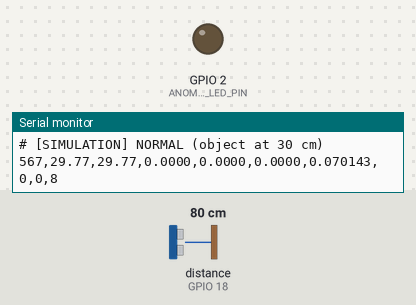
A program run on a simulated ESP32. Parts: output pins drawn as LEDs (lit = HIGH), the last lines printed to the serial monitor. Wiring (inferred from the names in the program): ultrasonic range finder: trigger GPIO 5; echo GPIO 18. The test bench sets the inputs (shaded band); at power-on: distance to the obstacle (sensor on GPIO 18) 80 cm. The echo pulse lasts 58.3 µs per cm; random numbers use the default seed unless the program sets one; pins used as bus, display or sensor lines are not drawn.

Above: at 0.6 s.
At 111.2 s:
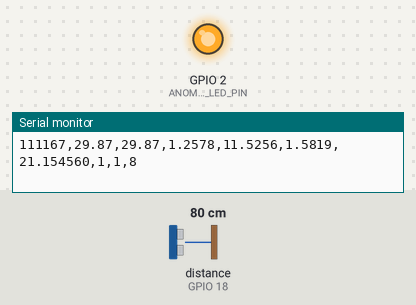
Timing chart, 0 to 123.3 s (numbered marks = the images above):
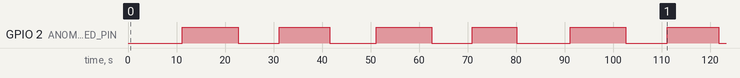

The program:

main.cpp
```cpp
#include <Arduino.h>
#include "sensor.h"
#include "preprocess.h"
#include "inference.h"
#include "model_data.h"

// ── Build options (set in platformio.ini) ─────────────────────────────────────

#ifndef LOG_RAW
#define LOG_RAW 0          // 1 = print raw readings only (record training data with capture_serial.py)
#endif
#ifndef CPU_FREQ_MHZ
#define CPU_FREQ_MHZ 80    // the workload uses <1 % of an 80 MHz core
#endif
static_assert(CPU_FREQ_MHZ == 80 || CPU_FREQ_MHZ == 160 || CPU_FREQ_MHZ == 240,
              "CPU_FREQ_MHZ must be 80, 160 or 240 (lower clocks slow the APB/UART)");

// ── Config ────────────────────────────────────────────────────────────────────

#define SERIAL_BAUD      115200
#define SAMPLE_INTERVAL  MODEL_SAMPLE_INTERVAL_MS   // from training - must match
#define ANOMALY_LED_PIN  2                          // onboard LED: alarm or sensor fault
#define SUMMARY_INTERVAL 60000                      // ms between summaries

// ── Globals (all static allocation - no heap use anywhere) ──────────────────

SensorManager      sensors;
SignalPreprocessor preproc;
InferenceEngine    engine;
AlarmFilter        alarm_filter;

struct Stats {
    uint32_t readings = 0, invalid = 0, spikes = 0, anomalous = 0, alarms = 0, faults = 0;
    uint32_t inferences = 0;
    float    avg_us = 0, min_us = 1e9f, max_us = 0;

    void add_inference(uint32_t us) {
        inferences++;
        avg_us += (us - avg_us) / inferences;
        if (us < min_us) min_us = us;
        if (us > max_us) max_us = us;
    }

    void print(const PowerReading& p) const {
        Serial.println("# ── Summary ─────────────────────────────────────");
        Serial.printf("#   readings %lu | invalid %lu (%.1f%%) | spikes removed %lu\n",
            (unsigned long)readings, (unsigned long)invalid,
            readings ? 100.0f * invalid / readings : 0.0f, (unsigned long)spikes);
        Serial.printf("#   anomalous samples %lu | alarms raised %lu | sensor faults %lu\n",
            (unsigned long)anomalous, (unsigned long)alarms, (unsigned long)faults);
        Serial.printf("#   inference avg %.1f us (min %.0f / max %.0f) @ %lu MHz\n",
            avg_us, min_us, max_us, (unsigned long)getCpuFrequencyMhz());
        Serial.printf("#   power ~%.0f mW%s | free heap %lu B\n", p.power_mW,
            p.available ? "" : " (datasheet estimate)", (unsigned long)ESP.getFreeHeap());
    }
} stats;

// ── Setup ─────────────────────────────────────────────────────────────────────

void setup() {
    // Lower the clock first so the UART baud rate is configured for it
    setCpuFrequencyMhz(CPU_FREQ_MHZ);

    Serial.begin(SERIAL_BAUD);
    delay(500);

    Serial.println("\n╔══════════════════════════════════════════╗");
    Serial.println("║  ESP32 HC-SR04 TinyML Anomaly Detector  ║");
    Serial.println("╚══════════════════════════════════════════╝\n");
    Serial.printf("[System] Chip %s rev%d | CPU %lu MHz | free heap %lu B\n",
        ESP.getChipModel(), ESP.getChipRevision(),
        (unsigned long)getCpuFrequencyMhz(), (unsigned long)ESP.getFreeHeap());
    Serial.printf("[System] Mode: %s sensor, %s log\n",
        SENSOR_SIMULATION ? "SIMULATED" : "REAL", LOG_RAW ? "RAW" : "FEATURE");

    pinMode(ANOMALY_LED_PIN, OUTPUT);
    digitalWrite(ANOMALY_LED_PIN, LOW);

    sensors.begin();

    Serial.printf("[Model] threshold %.6f | Hampel-%d, window %d, %d ms period | "
                  "alarm %d on / %d off, fault after %d invalid\n",
        InferenceEngine::threshold(), MODEL_HAMPEL_SIZE, MODEL_WINDOW_SIZE,
        MODEL_SAMPLE_INTERVAL_MS, MODEL_ALARM_ON_COUNT, MODEL_ALARM_OFF_COUNT,
        MODEL_FAULT_INVALID_COUNT);

    // Everything after this header is CSV; status lines start with '#'
    Serial.println(LOG_RAW
        ? "timestamp_ms,distance_cm"
        : "timestamp_ms,raw_cm,filtered_cm,jitter,rate_of_change,variance,mse,anomaly,alarm,inference_us");
}

// ── Loop ──────────────────────────────────────────────────────────────────────

void loop() {
    static uint32_t next_ms      = millis();
    static uint32_t last_summary = millis();
    static bool     was_fault    = false;

    // Sleep until the next sample slot. delay() yields to FreeRTOS, whose idle
    // task halts the core (WAITI) - far less power than spinning on millis().
    const int32_t wait = (int32_t)(next_ms - millis());
    if (wait > 0) delay(wait);
    next_ms += SAMPLE_INTERVAL;
    if ((int32_t)(millis() - next_ms) >= 0) next_ms = millis() + SAMPLE_INTERVAL;  // overran: resync

    // 1. Acquire (raw, uncleaned)
    const RawReading raw = sensors.read();
    stats.readings++;
#if LOG_RAW
    Serial.printf("%lu,%.2f\n", (unsigned long)raw.timestamp_ms, raw.distance_cm);
#endif

    // 2. Clean + extract features (identical to training)
    Features f;
    const bool valid = preproc.push(raw.distance_cm, raw.timestamp_ms, f);
    const bool fault = preproc.sensor_fault();
    if (fault != was_fault) {
        if (fault) stats.faults++;
        Serial.println(fault ? "# [Sensor] FAULT: no valid echo for ~1 s "
                               "(blocked, unplugged or object far away)"
                             : "# [Sensor] valid echoes restored");
        was_fault = fault;
    }

    if (!valid) {
        stats.invalid++;
        digitalWrite(ANOMALY_LED_PIN, (alarm_filter.active() || fault) ? HIGH : LOW);
    } else {
        if (f.filtered_cm != raw.distance_cm) stats.spikes++;   // Hampel replaced this reading

        // 3. Inference (timed)
        const uint32_t t0 = micros();
        const InferenceResult r = engine.run(f);
        const uint32_t us = micros() - t0;
        stats.add_inference(us);

        // 4. Decision: debounced alarm drives the LED
        const bool was_alarm = alarm_filter.active();
        const bool alarm     = alarm_filter.update(r.is_anomaly);
        if (r.is_anomaly) stats.anomalous++;
        if (alarm && !was_alarm) stats.alarms++;
        digitalWrite(ANOMALY_LED_PIN, alarm ? HIGH : LOW);

#if !LOG_RAW
        Serial.printf("%lu,%.2f,%.2f,%.4f,%.4f,%.4f,%.6f,%d,%d,%lu\n",
            (unsigned long)raw.timestamp_ms, raw.distance_cm, f.filtered_cm,
            f.jitter, f.rate_of_change, f.variance, r.reconstruction_mse,
            r.is_anomaly ? 1 : 0, alarm ? 1 : 0, (unsigned long)us);
#endif
    }

    if ((uint32_t)(millis() - last_summary) >= SUMMARY_INTERVAL) {
        last_summary = millis();
        stats.print(sensors.read_power());
    }
}
```

inference.h
```cpp
#pragma once
// Pure-C++ autoencoder inference + alarm debounce (no Arduino dependency).
// Weights/threshold come from model_weights.h / model_data.h (generated by train.py).
//
// Cost per inference: 96 multiply-accumulates + 4 expf. Flash: 472 B of weights.
// RAM: ~100 B of stack, no heap.

#include <stdint.h>
#include "preprocess.h"   // Features

struct InferenceResult {
    float input[4];            // normalized features
    float reconstructed[4];    // autoencoder output
    float reconstruction_mse;
    bool  is_anomaly;          // this single sample is above the threshold
};

class InferenceEngine {
public:
    InferenceResult run(const Features& f) const;
    static float threshold();
};

// Debounce: ALARM_ON_COUNT anomalous samples in a row raise the alarm,
// ALARM_OFF_COUNT normal samples in a row clear it. Mirrors pipeline.py:AlarmFilter.
class AlarmFilter {
public:
    bool update(bool is_anomaly);
    bool active() const { return active_; }

private:
    bool    active_ = false;
    uint8_t over_   = 0;
    uint8_t under_  = 0;
};
```

model_data.h
```cpp
// Auto-generated by train.py - DO NOT EDIT
// Ultrasonic anomaly detector - on-device pipeline settings, threshold, normalization
#pragma once

// ── On-device signal pipeline (the model was trained on exactly this) ──
#define MODEL_SAMPLE_INTERVAL_MS  200
#define MODEL_VALID_MIN_CM        2.0f
#define MODEL_VALID_MAX_CM        400.0f
#define MODEL_HAMPEL_SIZE         7
#define MODEL_HAMPEL_K_MAD        4.4478f
#define MODEL_HAMPEL_MIN_CM       1.0f
#define MODEL_WINDOW_SIZE         8
#define MODEL_MAX_GAP_MS          1000
#define MODEL_ALARM_ON_COUNT      3
#define MODEL_ALARM_OFF_COUNT     3
#define MODEL_FAULT_INVALID_COUNT 5

// Reconstruction-MSE above this value => anomalous sample
const float ANOMALY_THRESHOLD = 0.664994597f;

// Normalization: x_norm = (x - NORM_MIN) * NORM_SCALE
// (training max: 31.5700, 0.4218, 6.3184, 0.1779)
const float NORM_MIN[4]   = {29.1000004f, 0.0f, 0.0f, 0.0f};
const float NORM_SCALE[4] = {0.40485841f, 2.37056017f, 0.158267722f, 5.61955643f};

// Feature indices
#define FEAT_DISTANCE       0   // filtered distance, cm
#define FEAT_JITTER         1   // std dev over window
#define FEAT_RATE_OF_CHANGE 2   // |delta| per second
#define FEAT_VARIANCE       3   // variance over window
```

model_weights.h
```cpp
// Auto-generated by train.py - DO NOT EDIT
// Autoencoder 4-8-2-8-4. Kernels are row-major [in][out] (Keras Dense layout).
#pragma once

#define WEIGHTS_ENC1 {0.376906425f, 0.103749625f, -0.199813128f, 0.508812368f, -0.480052888f, 0.349000722f, 0.545299232f, -0.35492444f, -0.0870357305f, 0.0640332773f, -0.584892869f, -0.195584655f, 0.767554343f, 0.0853528157f, -0.110375263f, 0.486021399f, -0.790291429f, -0.547008336f, 0.0201406479f, -0.72347194f, -0.560065031f, 0.604416668f, 0.484555155f, -0.238849506f, 0.395308971f, -0.644772053f, -0.0533365011f, -0.0249249339f, 0.194524392f, -0.304865241f, -0.521156549f, 0.797526181f}
#define BIAS_ENC1 {-0.126308933f, -0.123774223f, 0.0f, -0.124326512f, 0.11439383f, 0.132332698f, -0.11757189f, 0.113262326f}
#define WEIGHTS_ENC2 {0.616730094f, -0.13910225f, 0.296748281f, 0.265488833f, 0.489544034f, -0.590740263f, 0.183308274f, -0.0670956895f, -0.755920172f, -0.350772291f, -0.565254629f, -0.0802583694f, 0.0521940477f, 0.11079511f, -0.106270827f, -0.811114967f}
#define BIAS_ENC2 {-0.127148673f, -0.106972262f}
#define WEIGHTS_DEC1 {0.440631062f, -0.035774231f, -0.182383597f, -0.350966901f, -0.163618445f, 0.436581075f, -0.640548706f, -0.0964568853f, -0.757847369f, -0.602021694f, -0.249962211f, 0.332779378f, -0.259637296f, 0.663258731f, 0.23241736f, -0.320902079f}
#define BIAS_DEC1 {-0.102124609f, 0.0f, 0.0f, 0.69534719f, 0.0f, -0.125448376f, 0.184296623f, 0.0f}
#define WEIGHTS_DEC2 {0.458219349f, 0.161296785f, -0.116025202f, 0.1472314f, 0.5083552f, 0.268727601f, 0.520367444f, 0.557737529f, -0.434266448f, 0.253988028f, -0.369211107f, 0.33773464f, -0.170501173f, -0.198255837f, -1.11443186f, -1.05699074f, -0.359345704f, -0.0291942954f, 0.560082853f, -0.197226524f, 0.0619250648f, -0.208562449f, 0.524959266f, 0.365147769f, -0.445511639f, 0.0022721542f, -0.285791487f, -1.08085883f, 0.680465281f, 0.0517900586f, 0.424663246f, -0.052613616f}
#define BIAS_DEC2 {-0.104813874f, -0.155018613f, -0.711196005f, -0.400491744f}
```

preprocess.h
```cpp
#pragma once
// On-device signal cleaning + feature extraction.
//
// Pure C++ (no Arduino dependency) so it can be compiled and checked on a PC
// (firmware/test_host/host_check.cpp). Mirrored line-for-line by
// training/pipeline.py:Preprocessor; the parameters come from model_data.h,
// which train.py generates, so device and training can't drift apart.
//
//   raw reading ─▶ validity gate ─▶ gap reset ─▶ Hampel spike filter ─▶ window features
//
// Hampel filter: a reading is replaced by the median of the last N readings only
// if it deviates from that median by more than K·MAD (and HAMPEL_MIN_CM). Isolated
// ghost echoes are removed, but a real oscillation passes through - a plain
// median filter would cancel any vibration faster than its window.
//
// Cost per sample: two 7-element insertion sorts + ~40 float ops (a few µs).
// RAM: ~70 bytes. No heap.

#include <stdint.h>
#include "model_data.h"

static_assert(MODEL_HAMPEL_SIZE % 2 == 1 && MODEL_HAMPEL_SIZE <= 15,
              "MODEL_HAMPEL_SIZE must be odd and small");
static_assert(MODEL_WINDOW_SIZE >= 2 && MODEL_WINDOW_SIZE <= 255,
              "MODEL_WINDOW_SIZE out of range");

// Model input (one row per valid reading)
struct Features {
    float filtered_cm;      // spike-filtered distance
    float jitter;           // std dev of the filtered window
    float rate_of_change;   // |delta filtered| per second
    float variance;         // variance of the filtered window
};

class SignalPreprocessor {
public:
    // Feed one raw reading (distance_cm < 0 = no echo).
    // Returns true and fills `out` for a valid reading. Returns false for an
    // invalid one (timeout, blind zone, over-range, NaN), which is discarded.
    bool push(float raw_cm, uint32_t ts_ms, Features& out);

    // Forget all history (called automatically after a long gap).
    void reset();

    // Consecutive invalid readings; >= MODEL_FAULT_INVALID_COUNT means sensor fault.
    uint16_t invalid_streak() const { return invalid_streak_; }
    bool     sensor_fault()   const { return invalid_streak_ >= MODEL_FAULT_INVALID_COUNT; }

private:
    float    buf_[MODEL_HAMPEL_SIZE] = {};      // circular: last valid raw readings
    uint8_t  buf_head_  = 0;
    uint8_t  buf_count_ = 0;

    float    win_[MODEL_WINDOW_SIZE] = {};      // circular: last filtered readings
    uint8_t  win_head_  = 0;
    uint8_t  win_count_ = 0;

    float    last_filtered_  = 0.0f;
    uint32_t last_ts_        = 0;
    bool     has_last_       = false;
    uint16_t invalid_streak_ = 0;

    float hampel(float raw_cm) const;
    float window_variance() const;
};
```

sensor.h
```cpp
#pragma once
// HC-SR04 acquisition (or a realistic simulator). Produces RAW readings only -
// all cleaning happens in SignalPreprocessor so it is identical to training.

#include <Arduino.h>

// 1 = simulated sensor (no hardware needed), 0 = real HC-SR04.
// Set from platformio.ini build_flags.
#ifndef SENSOR_SIMULATION
#define SENSOR_SIMULATION 0
#endif

// ── HC-SR04 pin config ────────────────────────────────────────────────────────
#define HCSR04_TRIG_PIN   5      // GPIO5 → TRIG
#define HCSR04_ECHO_PIN   18     // GPIO18 ← ECHO (through 1k/2k voltage divider)
#define HCSR04_TIMEOUT_US 25000  // ~4.3 m; also caps the blocking time of one read

struct RawReading {
    float    distance_cm;   // -1 = no echo (timeout); otherwise as measured, unvalidated
    uint32_t timestamp_ms;  // millis() at trigger time
};

struct PowerReading {
    float voltage_mV;
    float current_mA;
    float power_mW;
    bool  available;        // false → datasheet estimate, not a measurement
};

class SensorManager {
public:
    bool begin();
    RawReading read();                      // one reading (real or simulated)
    PowerReading read_power() const;

private:
    RawReading read_hcsr04();
    float      simulated_distance(uint32_t now_ms);
    uint8_t    sim_phase_ = 0xFF;
};
```

inference.cpp
```cpp
#include "inference.h"
#include "model_data.h"
#include "model_weights.h"
#include <math.h>

// ── Weights (generated by training/train.py → model_weights.h) ───────────────
// `const` at namespace scope → placed in flash (.rodata), not RAM.
// Kernels are row-major [in][out], exactly as Keras stores Dense kernels.

namespace {

// Encoder: 4 → 8 → 2
const float W_enc1[4][8] = WEIGHTS_ENC1;
const float B_enc1[8]    = BIAS_ENC1;
const float W_enc2[8][2] = WEIGHTS_ENC2;
const float B_enc2[2]    = BIAS_ENC2;

// Decoder: 2 → 8 → 4
const float W_dec1[2][8] = WEIGHTS_DEC1;
const float B_dec1[8]    = BIAS_DEC1;
const float W_dec2[8][4] = WEIGHTS_DEC2;
const float B_dec2[4]    = BIAS_DEC2;

// ── Activation functions (single-precision: the ESP32 FPU has no double) ────
inline float relu(float x)    { return x > 0.0f ? x : 0.0f; }
inline float sigmoid(float x) { return 1.0f / (1.0f + expf(-x)); }

enum Activation { RELU, SIGMOID };

// ── Dense layer ───────────────────────────────────────────────────────────────
// Sizes are template parameters: the compiler checks every layer's shape
// against its weight array and can fully unroll the loops.
template <int IN, int OUT, Activation ACT>
inline void dense(const float (&in)[IN],
                  const float (&W)[IN][OUT], const float (&B)[OUT],
                  float (&out)[OUT])
{
    for (int j = 0; j < OUT; ++j) {
        float sum = B[j];
        for (int i = 0; i < IN; ++i)
            sum += in[i] * W[i][j];
        out[j] = (ACT == RELU) ? relu(sum) : sigmoid(sum);
    }
}

} // namespace

// ── InferenceEngine ───────────────────────────────────────────────────────────

float InferenceEngine::threshold() { return ANOMALY_THRESHOLD; }

InferenceResult InferenceEngine::run(const Features& f) const {
    InferenceResult r;

    // Normalize: multiply by precomputed 1/range (no division on the device)
    const float raw[4] = {f.filtered_cm, f.jitter, f.rate_of_change, f.variance};
    for (int i = 0; i < 4; ++i)
        r.input[i] = (raw[i] - NORM_MIN[i]) * NORM_SCALE[i];

    // Encoder
    float h1[8], latent[2];
    dense<4, 8, RELU>(r.input, W_enc1, B_enc1, h1);
    dense<8, 2, RELU>(h1,      W_enc2, B_enc2, latent);

    // Decoder
    float h2[8];
    dense<2, 8, RELU>   (latent, W_dec1, B_dec1, h2);
    dense<8, 4, SIGMOID>(h2,     W_dec2, B_dec2, r.reconstructed);

    float sum = 0.0f;
    for (int i = 0; i < 4; ++i) {
        const float d = r.input[i] - r.reconstructed[i];
        sum += d * d;
    }
    r.reconstruction_mse = sum / 4.0f;
    r.is_anomaly         = r.reconstruction_mse > ANOMALY_THRESHOLD;
    return r;
}

// ── AlarmFilter ───────────────────────────────────────────────────────────────

bool AlarmFilter::update(bool is_anomaly) {
    if (is_anomaly) {
        if (over_ < 255) over_++;
        under_ = 0;
    } else {
        if (under_ < 255) under_++;
        over_ = 0;
    }
    if (!active_ && over_ >= MODEL_ALARM_ON_COUNT)       active_ = true;
    else if (active_ && under_ >= MODEL_ALARM_OFF_COUNT) active_ = false;
    return active_;
}
```

Source omitted: preprocess.cpp (3302 bytes), sensor.cpp (4761 bytes)

Measured:
- by itself, GPIO 2 (ANOMALY_LED_PIN): LOW → HIGH at 11.2 s, → LOW 11.6 s later, → HIGH 8.4 s later, → LOW 10.4 s later, … (12 changes in this stretch)
